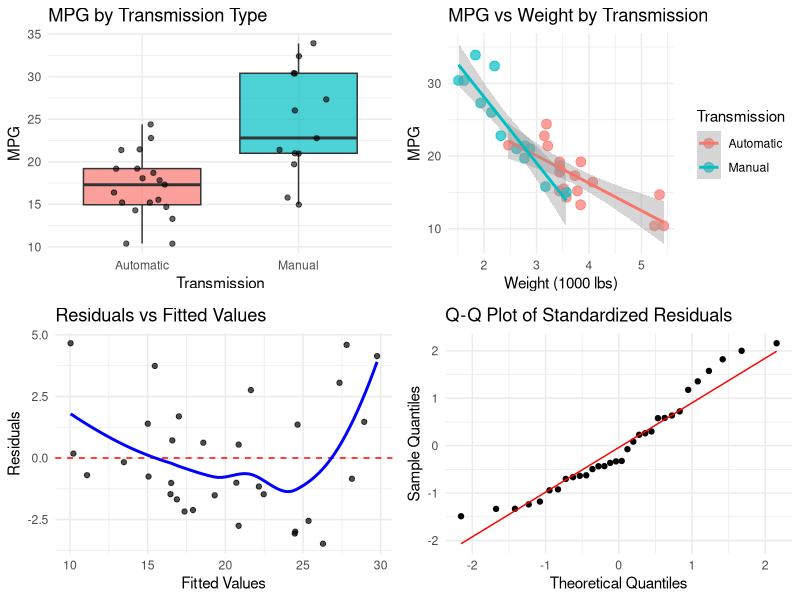
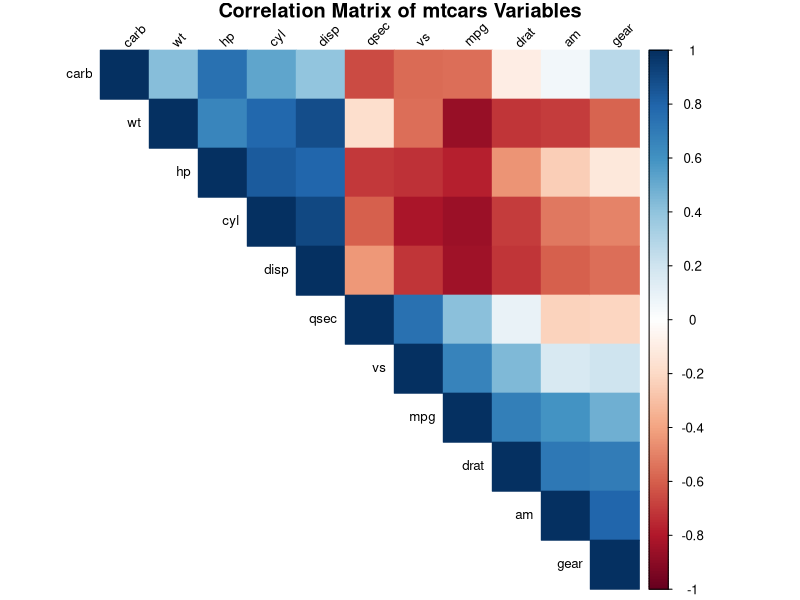

These charts were generated, in order, by the following R code:
## ---- chunk 1
knitr::opts_chunk$set(echo = FALSE, warning = FALSE, message = FALSE,
                      fig.height = 4, fig.width = 6, fig.align = "center")

# Set CRAN mirror
options(repos = c(CRAN = "https://cloud.r-project.org/"))

# Install packages if not already installed
required_packages <- c("ggplot2", "dplyr", "gridExtra", "car", "corrplot")
for (pkg in required_packages) {
  if (!require(pkg, character.only = TRUE, quietly = TRUE)) {
    install.packages(pkg)
    library(pkg, character.only = TRUE)
  }
}

set.seed(123)
## ---- chunk 2
# Load and prepare data
data(mtcars)
mtcars$am_factor <- factor(mtcars$am, levels = c(0, 1), labels = c("Automatic", "Manual"))
mtcars$cyl_factor <- factor(mtcars$cyl)
mtcars$vs_factor <- factor(mtcars$vs, levels = c(0, 1), labels = c("V-shaped", "Straight"))

# Basic statistics
auto_cars <- mtcars[mtcars$am == 0, ]
manual_cars <- mtcars[mtcars$am == 1, ]

cat("Dataset Summary:\n")
cat("Total cars:", nrow(mtcars), "\n")
cat("Automatic transmission:", nrow(auto_cars), "cars\n")
cat("Manual transmission:", nrow(manual_cars), "cars\n")
cat("\nMPG Statistics:\n")
cat("Automatic - Mean:", round(mean(auto_cars$mpg), 2), "MPG\n")
cat("Manual - Mean:", round(mean(manual_cars$mpg), 2), "MPG\n")
cat("Raw difference:", round(mean(manual_cars$mpg) - mean(auto_cars$mpg), 2), "MPG\n")
## ---- chunk 3
# Perform t-test
t_result <- t.test(mpg ~ am_factor, data = mtcars, var.equal = FALSE)
print(t_result)
## ---- chunk 4
# Model selection process
# Start with correlation analysis
correlations <- cor(mtcars[, c("mpg", "cyl", "disp", "hp", "drat", "wt", "qsec", "vs", "am", "gear", "carb")])
mpg_cors <- correlations[,"mpg"]
mpg_cors_sorted <- sort(abs(mpg_cors), decreasing = TRUE)
cat("Variables most correlated with MPG:\n")
print(round(mpg_cors_sorted, 3))

# Build models sequentially
model1 <- lm(mpg ~ am_factor, data = mtcars)
model2 <- lm(mpg ~ am_factor + wt, data = mtcars)
model3 <- lm(mpg ~ am_factor + wt + qsec, data = mtcars)
model4 <- lm(mpg ~ am_factor + wt + qsec + hp, data = mtcars)

# Compare models
anova_result <- anova(model1, model2, model3, model4)
print(anova_result)
## ---- chunk 5
# Final model selection
final_model <- lm(mpg ~ am_factor + wt + qsec, data = mtcars)
summary(final_model)

# Model diagnostics
cat("\nModel Diagnostics:\n")
cat("Adjusted R-squared:", round(summary(final_model)$adj.r.squared, 3), "\n")
cat("Residual Standard Error:", round(summary(final_model)$sigma, 2), "\n")

# Check for multicollinearity
vif_values <- vif(final_model)
cat("Variance Inflation Factors:\n")
print(round(vif_values, 2))
## ---- chunk 6

# Residual analysis
residuals_df <- data.frame(
  fitted = fitted(final_model),
  residuals = residuals(final_model),
  standardized = rstandard(final_model)
)

# Check for normality of residuals
shapiro_test <- shapiro.test(residuals(final_model))
cat("Shapiro-Wilk normality test p-value:", round(shapiro_test$p.value, 3), "\n")

if(shapiro_test$p.value > 0.05) {
  cat("Residuals are approximately normal (p > 0.05)\n")
} else {
  cat("Some deviation from normality detected\n")
}

# Identify influential points
influential <- which(abs(rstandard(final_model)) > 2)
if(length(influential) > 0) {
  cat("Potentially influential observations:", names(influential), "\n")
} else {
  cat("No extreme outliers detected\n")
}

## ---- chunk 7
# Create comprehensive visualization
p1 <- ggplot(mtcars, aes(x = am_factor, y = mpg, fill = am_factor)) +
  geom_boxplot(alpha = 0.7) +
  geom_jitter(width = 0.2, alpha = 0.6) +
  labs(title = "MPG by Transmission Type", x = "Transmission", y = "MPG") +
  theme_minimal() +
  theme(legend.position = "none")

p2 <- ggplot(mtcars, aes(x = wt, y = mpg, color = am_factor)) +
  geom_point(size = 3, alpha = 0.7) +
  geom_smooth(method = "lm", se = TRUE) +
  labs(title = "MPG vs Weight by Transmission", x = "Weight (1000 lbs)", y = "MPG", color = "Transmission") +
  theme_minimal()

p3 <- ggplot(residuals_df, aes(x = fitted, y = residuals)) +
  geom_point(alpha = 0.7) +
  geom_hline(yintercept = 0, linetype = "dashed", color = "red") +
  geom_smooth(method = "loess", se = FALSE, color = "blue") +
  labs(title = "Residuals vs Fitted Values", x = "Fitted Values", y = "Residuals") +
  theme_minimal()

p4 <- ggplot(residuals_df, aes(sample = standardized)) +
  stat_qq() +
  stat_qq_line(color = "red") +
  labs(title = "Q-Q Plot of Standardized Residuals", x = "Theoretical Quantiles", y = "Sample Quantiles") +
  theme_minimal()

# Arrange plots
grid.arrange(p1, p2, p3, p4, ncol = 2)
## ---- chunk 8
# Correlation heatmap
library(corrplot)
cor_matrix <- cor(mtcars[, c("mpg", "cyl", "disp", "hp", "drat", "wt", "qsec", "vs", "am", "gear", "carb")])
corrplot(cor_matrix, method = "color", type = "upper", order = "hclust", 
         tl.cex = 0.8, tl.col = "black", tl.srt = 45,
         title = "Correlation Matrix of mtcars Variables", mar = c(0,0,1,0))
## ---- chunk 9
# Detailed model comparison table
model_comparison <- data.frame(
  Model = c("Transmission Only", "Transmission + Weight", "Transmission + Weight + QSec"),
  R_squared = c(summary(model1)$r.squared, summary(model2)$r.squared, summary(final_model)$r.squared),
  Adj_R_squared = c(summary(model1)$adj.r.squared, summary(model2)$adj.r.squared, summary(final_model)$adj.r.squared),
  Manual_Coefficient = c(coef(model1)[2], coef(model2)[2], coef(final_model)[2]),
  P_value = c(summary(model1)$coefficients[2,4], summary(model2)$coefficients[2,4], summary(final_model)$coefficients[2,4])
)

knitr::kable(model_comparison, digits = 3, caption = "Model Comparison Summary")
